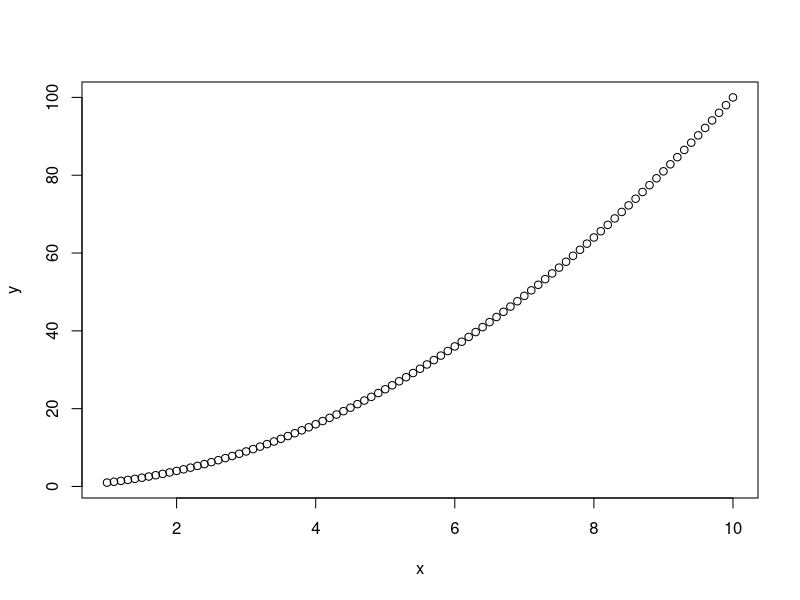
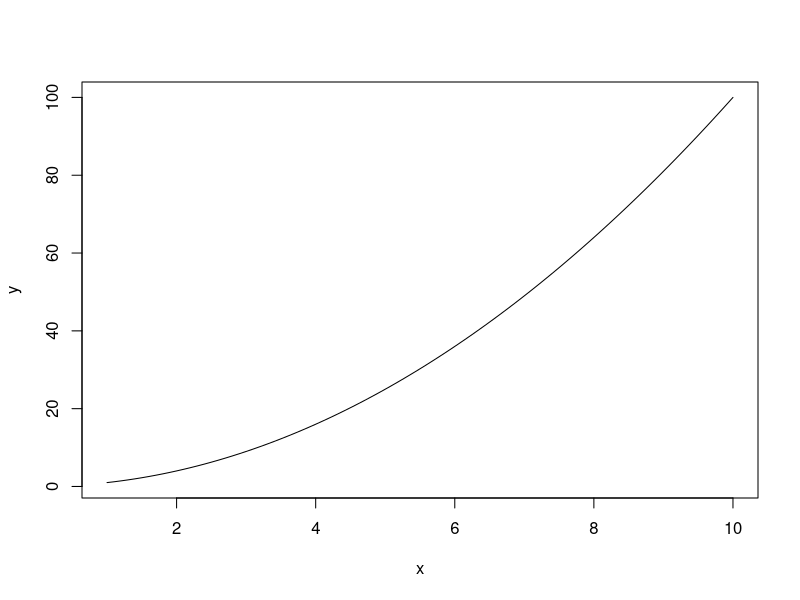
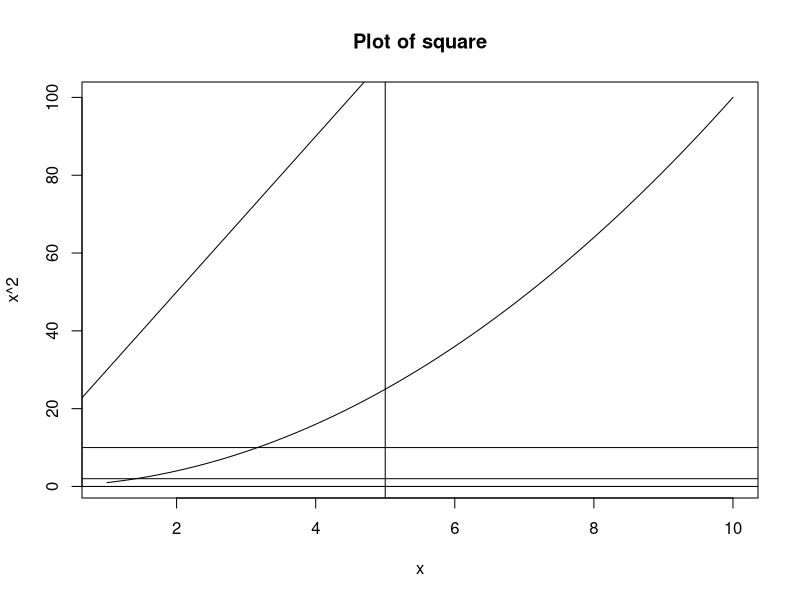
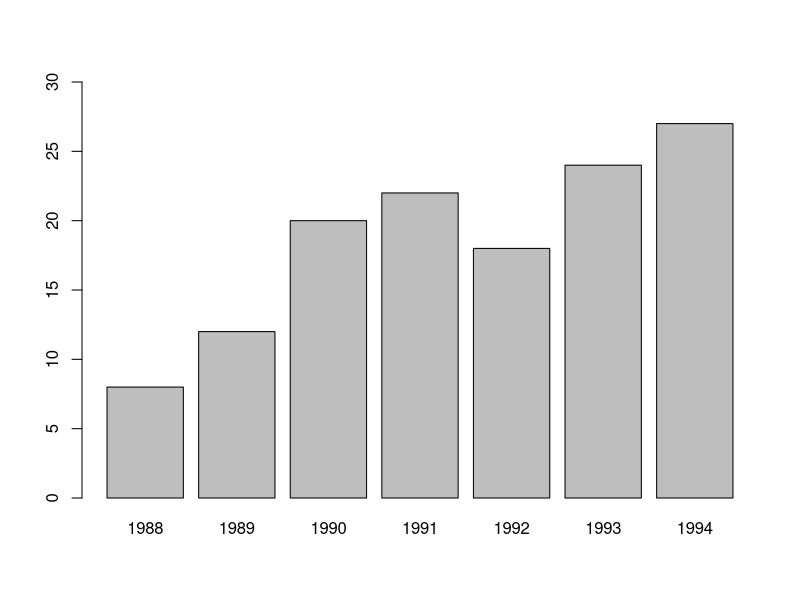
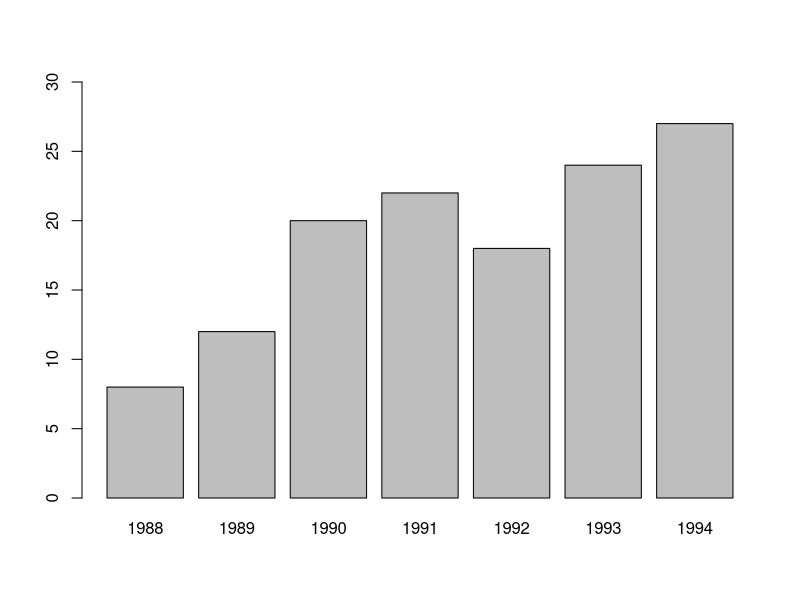
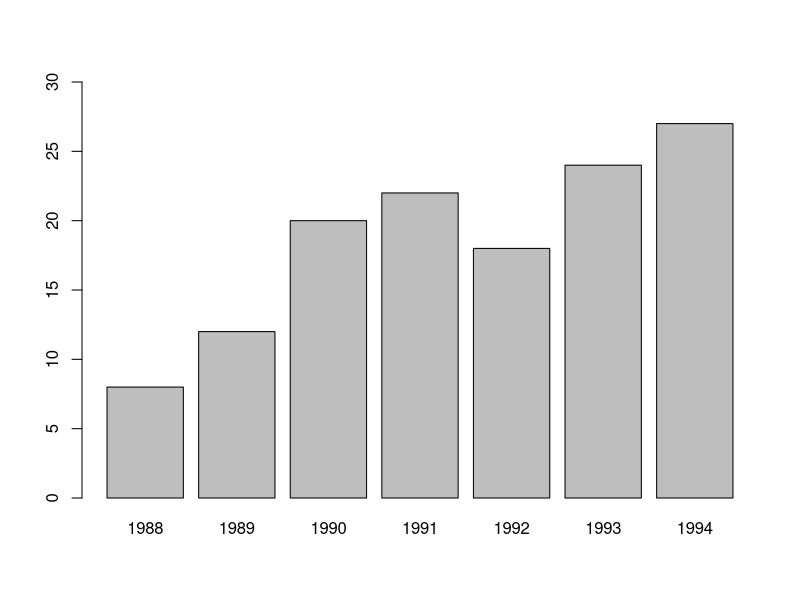
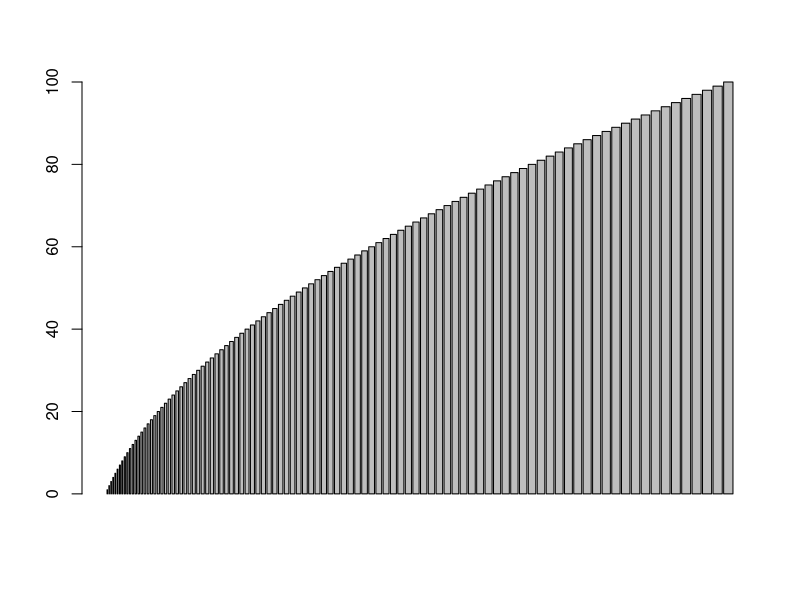
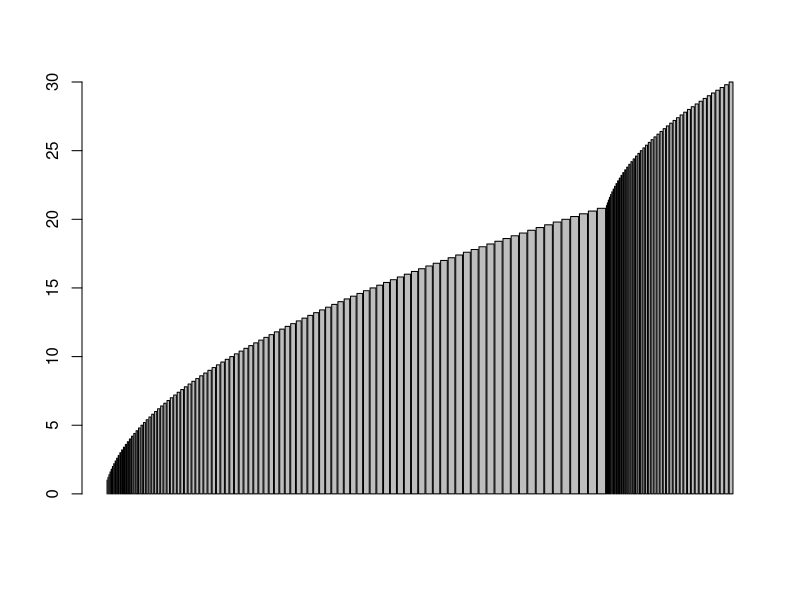

Here is the R script that generated these plots, in order:
a = 2
b = 3
a + b
a / b
a * b
a - b
a ^ b
log(a)
log(b)
log(a,10)
log(a)
log(a,base = 2)
log(a,3)
log(a)
help(log)
log(a,base = 10)
log10(a)
log(a,base = 20)
log(a,base = 1)
log(a)
log(b)
exp(1)
exp(2)
exp(3)
exp(4)
exp(5)
exp(6)
exp(7)
sqrt(88)
pi
2*pi
gamma(5)
gamma(2)
beta(2,5)
round(2,1)
round(2.323423,2)
round(2.32342,3)
round(2.32342,1)
round(2.2342)
abs(-2)
abs(-2342)
class(b)
class(a)
class(class
)
class(class)
class(log)
class(5 ^ 2)
x = c(1.25,3.39, 3.74, 7.17, 6.29)
x
y = seq(1,10,.1)
y
length(y)
z = seq(0,10,.1)
z
length(z)
x1 = 1: 5
x1
x2 = 5: 10
x2
x3 = 1: 100
x3
x4 = 5: 100
x4
x5 = 100 : 1
x5
x6 = rep(1,10)
x6
x6 = rep(c(1,10,.5),3)
x6
x7 = rep(seq(1,10,.5),3)
x7
length(x7)
log(x)
log(x7)
round(x7)
sort(x)
sort(x7)
floor(x7)
floor(x6)
floor(x7)
ceiling(x7)
sort(x)
sort(x,T)
sort(x7,T)
x | 1
x & 1
x
x & x
x + 1
w = x + 1
2 * w
mean(x)
var(x)
sd(x)
sum(x^3)
mean((x-mean(x))^2)
u = c(x,y)
u
v1 = u > 5
u
v1
u[v1]
sum(u>5)
sum(v1)
which(u > 5)
which(u < 10)
which(u > 10)
which(u < 10)
dnorm(9,10,sqrt(4))
pnorm(9,10,2)
pnorm(9,10,2)
1 - pnorm(10,10,2)
qnorm(0.4,10,2)
rnorm(10,0,.5)
rpois(10,2)

x = seq(1,10,.1)
y = x ^ 2
plot(x,y)
plot(x,y,'l')
plot(x,y,"l",xlab = 'x',ylab='x^2')
title("Plot of square")
abline(h = 0)
abline(h = 2)
abline(h = 10)
abline(10,20)
abline(v = 5)
yr = 1988:1994
yr
scale = c(8,12,20,22,18,24,27)
barplot(scale,names.arg = yr,ylim = c(0,30))
barplot(scale,names.arg = yr,ylim = c(0,30))
barplot(scale,names.arg = yr,ylim = c(0,30))
yr = 1:100
scale = seq(1,30,.2)
barplot(yr,scale)
barplot(scale,yr)
barplot(scale,yr)
barplot(yr,scale)

u = rep(1,100000)
u[x<0] = 0
u[x>=1] = 2
u
skew = function(x)
{mean((x - mean(x))^3)/(sd(x)^3)}  
skew(x)
